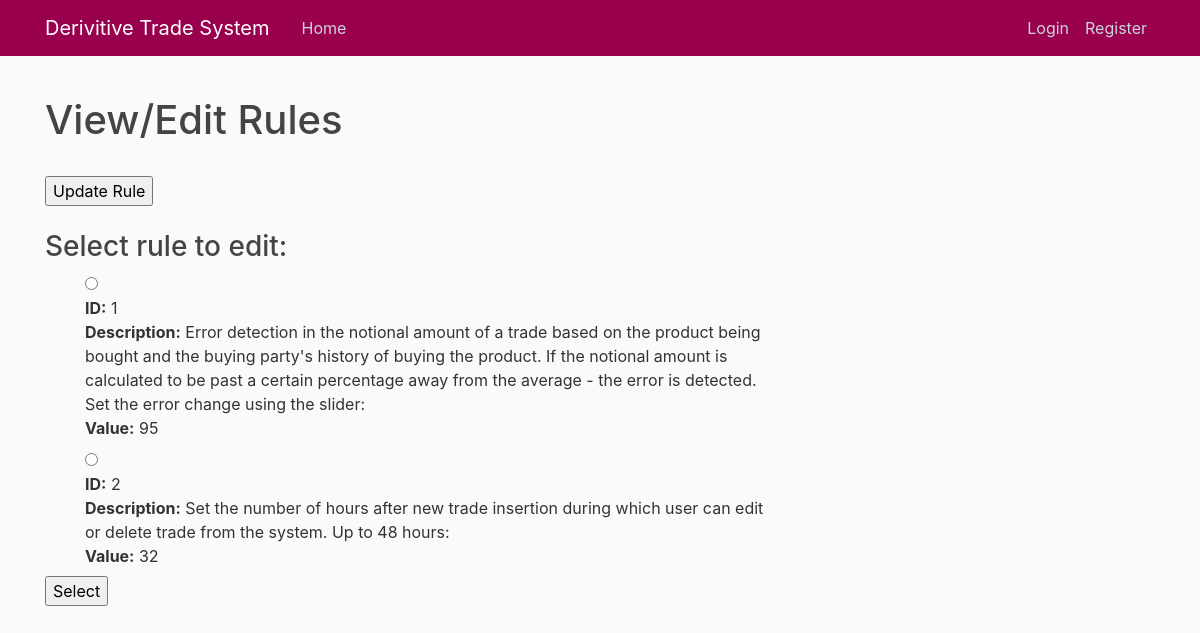
The page /viewrules/ on the database as committed earlier.
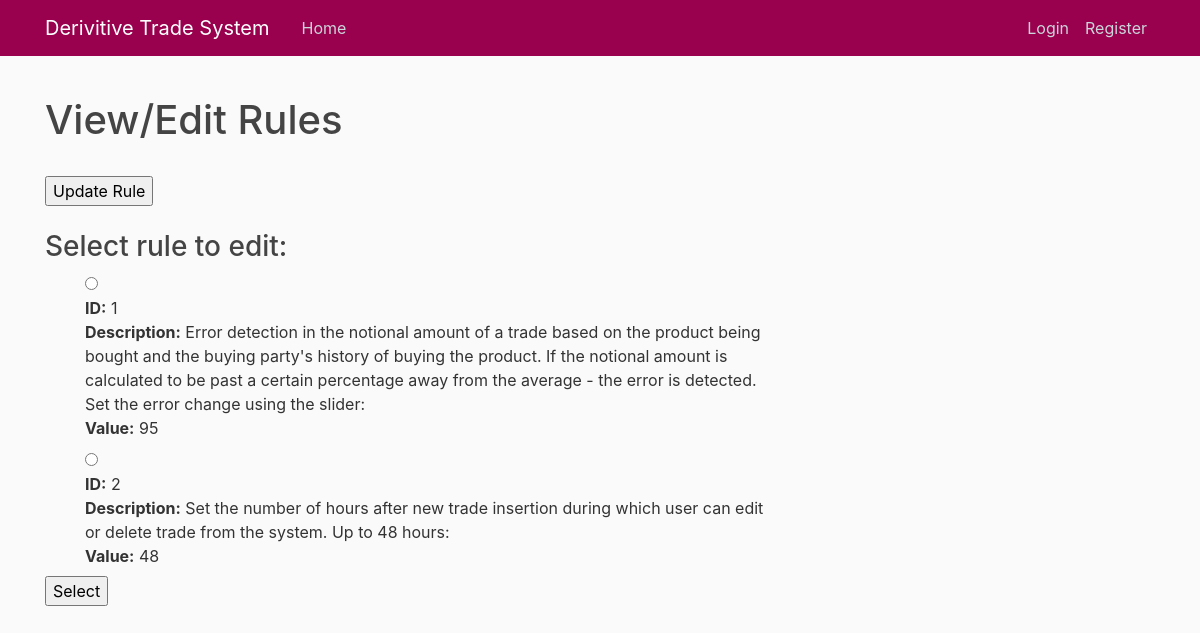
The same page on the database as committed later.
### system/models.py (models this page shows)
class Rules(models.Model):
    rule_id = models.IntegerField()
    rule_desc = models.CharField(max_length=200)
    rule_edition = models.CharField(max_length=10)
    rule_typing = models.CharField(max_length=10)

### system/views.py (the view, shortened to what this page needs)
# urls.py: path('viewrules/',views.viewRules, name='viewRules'),
def viewRules(request):
    rules = Rules.objects.all().order_by('rule_id')
    context = {
        'rules' : rules
    }
    print(request.POST.dict())
    return render(request, 'system/viewrules.html', context)

### system/templates/system/viewrules.html (shortened to what this page needs)
{% extends "system/base.html" %}
{% block content %}
  <h1>View/Edit Rules</h1>
  <br>
  <form action="{% url 'system:viewRules' %}" method="post">{% csrf_token %}
    <input type="submit" name="update_rule" value="Update Rule"></input>
  </form>
  <br>
  <h3>Select rule to edit:</h3>
  <form action="{% url 'system:viewRules' %}" method="post">{% csrf_token %}
    {% if rules %}
      <ul>
        {% for rule in rules %}
          <input type="radio" name="choice" value="{{ rule.rule_id }}">
          <label for="choice{{ forloop.counter }}">
            <b>ID:</b> {{ rule.rule_id }}
            <br>
            <b>Description:</b> {{ rule.rule_desc }}
            <br>
            <b>Value:</b> {{ rule.rule_edition }}
          </label>
          <br>
        {% endfor %}
      </ul>
    {% endif %}
    <input type="submit" name="select_rule" value="Select">
  </form>
{% endblock content %}

Rows that differ between the two databases and show on the page:
changed Rules (number 2 of 2 on the later page): rule_edition "32" → "48"
